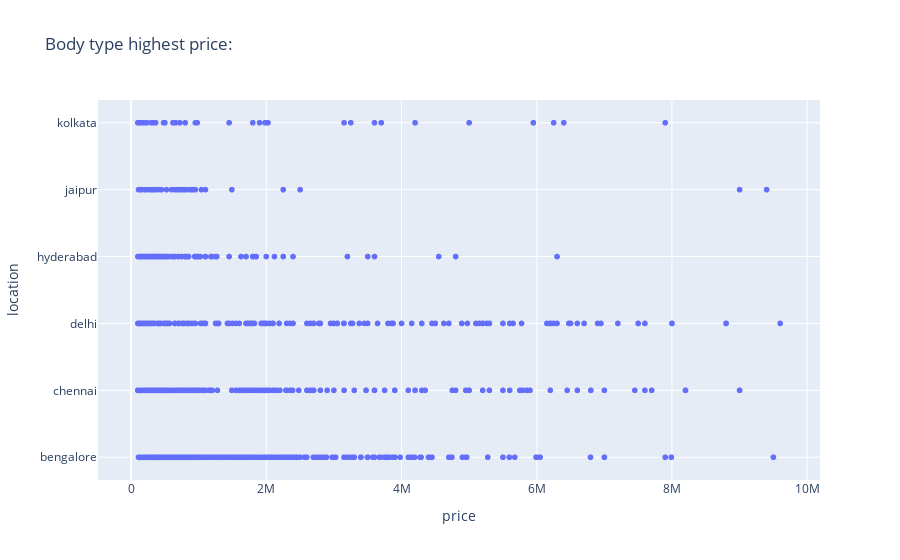

The cell this chart's notebook holds for it:
### Code cell
model_one='Ambassador'
new_data=df3.groupby(['model']).head()
# kd=new_data[(new_data['model']== model_one)]
kd
fig=px.scatter(new_data,  y=new_data['location'], x=new_data['price'],title="Body type highest price:")
fig.show()

### Figure 1 — Plotly figure (JSON) as saved in the notebook; plotly's stock layout.template omitted (floating-point values rounded to 4 significant figures; data arrays with more than 128 entries replaced by an {"elided": "..."} marker saying what was removed)
{"data": [{"hovertemplate": "price=%{x}<br>location=%{y}<extra></extra>", "legendgroup": "", "marker": {"color": "#636efa", "symbol": "circle"}, "mode": "markers", "name": "", "showlegend": false, "type": "scattergl", "x": {"elided": "1138 float values"}, "xaxis": "x", "y": {"elided": "1138 str values"}, "yaxis": "y"}], "layout": {"legend": {"tracegroupgap": 0}, "title": {"text": "Body type highest price:"}, "xaxis": {"anchor": "y", "domain": [0, 1], "title": {"text": "price"}}, "yaxis": {"anchor": "x", "domain": [0, 1], "title": {"text": "location"}}}}
